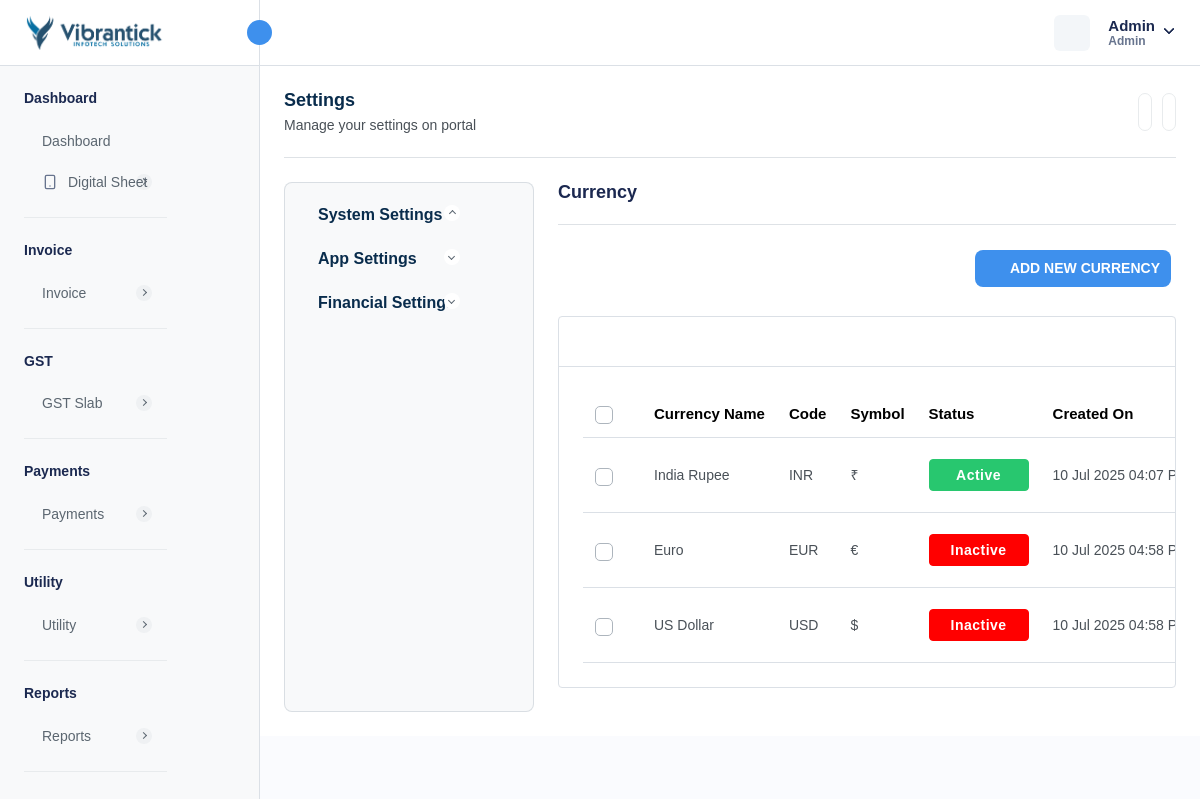
/currency-settings.php (signed in), run on the app's committed database.
### tables this page shows
CREATE TABLE `company_settings` (
  `company_id` int NOT NULL AUTO_INCREMENT,
  `company_name` varchar(255) DEFAULT NULL,
  `company_email` varchar(255) DEFAULT NULL,
  `company_phone` varchar(20) DEFAULT NULL,
  `company_website` varchar(255) DEFAULT NULL,
  `company_logo` varchar(255) DEFAULT NULL,
  `favicon` varchar(255) DEFAULT NULL,
  `address` text,
  `country` varchar(100) DEFAULT NULL,
  `state` varchar(100) DEFAULT NULL,
  `city` varchar(100) DEFAULT NULL,
  `postal_code` varchar(20) DEFAULT NULL,
  `created_at` timestamp NULL DEFAULT CURRENT_TIMESTAMP,
  `updated_at` timestamp NULL DEFAULT CURRENT_TIMESTAMP ON UPDATE CURRENT_TIMESTAMP,
  PRIMARY KEY (`company_id`)
);

CREATE TABLE `currency` (
  `currency_id` int NOT NULL AUTO_INCREMENT,
  `currency_name` varchar(255) DEFAULT NULL,
  `currency_code` varchar(45) DEFAULT NULL,
  `currency_symbol` varchar(45) DEFAULT NULL,
  `currency_rate` decimal(10,2) DEFAULT NULL,
  `created_at` timestamp NULL DEFAULT CURRENT_TIMESTAMP,
  `updated_at` timestamp NULL DEFAULT NULL,
  `is_active` int DEFAULT '1',
  PRIMARY KEY (`currency_id`)
);

CREATE TABLE `localization_settings` (
  `id` int NOT NULL AUTO_INCREMENT,
  `language` varchar(50) DEFAULT 'English',
  `timezone` varchar(100) DEFAULT 'UTC',
  `date_format` varchar(20) DEFAULT 'd M Y',
  `time_format` varchar(10) DEFAULT '12',
  `currency_id` int DEFAULT NULL,
  `created_at` datetime DEFAULT CURRENT_TIMESTAMP,
  `updated_at` datetime DEFAULT CURRENT_TIMESTAMP ON UPDATE CURRENT_TIMESTAMP,
  PRIMARY KEY (`id`)
);

### utility/formatDateTime.php (called while the page is built, shortened)
<?php
function formatDateTime($dateTimeValue, $localizationSettings)
{
    try {
        $timezone = $localizationSettings['timezone'] ?? 'UTC';
        $dateFormat = $localizationSettings['date_format'] ?? 'd M Y';
        $format = $dateFormat;
        $date = new DateTime($dateTimeValue, new DateTimeZone('UTC'));
        $date->setTimezone(new DateTimeZone($timezone));
        return $date->format($format);
    } catch (Exception $e) {
        return $dateTimeValue;
    }
}

### currency-settings.php (the view, shortened to what this page needs)
<?php
require "./database/config.php";
require './utility/formatDateTime.php';
try {
    $stmtFetch = $db->prepare("SELECT * FROM currency");
    $stmtFetch->execute();
    $currencies = $stmtFetch->get_result()->fetch_all(MYSQLI_ASSOC);
    $stmtFetchCompanySettings = $db->prepare("SELECT * FROM company_settings");
    $stmtFetchCompanySettings->execute();
    $companySettings = $stmtFetchCompanySettings->get_result()->fetch_array(MYSQLI_ASSOC);
    $stmtFetchLocalizationSettings = $db->prepare("SELECT * FROM localization_settings INNER JOIN currency ON localization_settings.currency_id = currency.currency_id;");
    $stmtFetchLocalizationSettings->execute();
    $localizationSettings = $stmtFetchLocalizationSettings->get_result()->fetch_array(MYSQLI_ASSOC);
} catch (Exception $e) {
    $_SESSION['error'] = $e->getMessage();
}
?>
<!DOCTYPE html>
<html lang="en">
<head>
    <link rel="stylesheet" href="assets/css/bootstrap.min.css">
    <link rel="stylesheet" href="assets/css/animate.css">
    <link rel="stylesheet" href="assets/plugins/select2/css/select2.min.css">
    <link rel="stylesheet" href="assets/plugins/summernote/summernote-bs4.min.css">
    <link rel="stylesheet" href="assets/css/bootstrap-datetimepicker.min.css">
    <link rel="stylesheet" href="assets/css/dataTables.bootstrap5.min.css">
    <link rel="stylesheet" href="assets/plugins/fontawesome/css/fontawesome.min.css">
    <link rel="stylesheet" href="assets/plugins/fontawesome/css/all.min.css">
    <link rel="stylesheet" href="assets/css/style.css">
    <link rel="stylesheet" href="https://cdn.jsdelivr.net/npm/notyf@3/notyf.min.css" />
</head>
<body>
    <div class="main-wrapper">
        <div class="header">
            <?php require_once("header.php"); ?>
        </div>
        <div class="sidebar" id="sidebar">
            <?php require_once("sidebar.php"); ?>
        </div>
        <div class="page-wrapper">
            <div class="content settings-content">
                <div class="page-header settings-pg-header">
                    <div class="add-item d-flex">
                        <div class="page-title">
                            <h4>Settings</h4>
                            <h6>Manage your settings on portal</h6>
                        </div>
                    </div>
                    <ul class="table-top-head">
                        <li>
                            <a data-bs-toggle="tooltip" data-bs-placement="top" title="Refresh"></a>
                        </li>
                        <li>
                            <a data-bs-toggle="tooltip" data-bs-placement="top" title="Collapse" id="collapse-header"></a>
                        </li>
                    </ul>
                </div>
                <div class="row">
                    <div class="col-xl-12">
                        <div class="settings-wrapper d-flex">
                            <div class="sidebars settings-sidebar theiaStickySidebar" id="sidebar2">
                                <div class="sidebar-inner slimscroll">
                                    <div id="sidebar-menu5" class="sidebar-menu">
                                        <ul>
                                            <li class="submenu-open">
                                                <?php
                                                require("./settings-siderbar.php");
                                                ?>
                                            </li>
                                        </ul>
                                    </div>
                                </div>
                            </div>
                            <div class="settings-page-wrap w-50">
                                <div class="setting-title">
                                    <h4>Currency</h4>
                                </div>
                                <div class="page-header bank-settings justify-content-end">
                                    <div class="page-btn">
                                        <a href="#" class="btn btn-added" data-bs-toggle="modal"
                                            data-bs-target="#add-currency"><i data-feather="plus-circle"
                                                class="me-2"></i>Add New Currency</a>
                                    </div>
                                </div>
                                <div class="row">
                                    <div class="col-lg-12">
                                        <div class="card table-list-card">
                                            <div class="card-body">
                                                <div class="table-top">
                                                    <div class="search-set">
                                                        <div class="search-input">
                                                            <a href="" class="btn btn-searchset"></a>
                                                        </div>
                                                    </div>
                                                </div>
                                                <div class="table-responsive">
                                                    <table class="table datanew">
                                                        <thead>
                                                            <tr>
                                                                <th class="no-sort">
                                                                    <label class="checkboxs">
                                                                        <span class="checkmarks"></span>
                                                                    </label>
                                                                </th>
                                                                <th>Currency Name</th>
                                                                <th>Code </th>
                                                                <th>Symbol</th>
                                                                <th>Status</th>
                                                                <th>Created On</th>
                                                            </tr>
                                                        </thead>
                                                        <tbody>
                                                            <?php foreach ($currencies as $currency) { ?>
                                                                <tr>
                                                                    <td>
                                                                        <label class="checkboxs">
                                                                            <span class="checkmarks"></span>
                                                                        </label>
                                                                    </td>
                                                                    <td>
                                                                        <?= $currency['currency_name'] ?>
                                                                    </td>
                                                                    <td>
                                                                        <?= $currency['currency_code'] ?>
                                                                    </td>
                                                                    <td>
                                                                        <?= $currency['currency_symbol'] ?>
                                                                    </td>
                                                                    <td>
                                                                        <?php if ($currency['is_active'] == 1) { ?>
                                                                            <span
                                                                                class="badge badge-lg bg-success">Active</span>
                                                                        <?php } else { ?>
                                                                            <span
                                                                                class="badge badge-lg bg-danger">Inactive</span>
                                                                        <?php } ?>
                                                                    </td>
                                                                    <td><?php echo formatDateTime($currency['created_at'], $localizationSettings); ?>
                                                                    </td>
                                                                </tr>
                                                            <?php } ?>
                                                        </tbody>
                                                    </table>
                                                </div>
                                            </div>
                                        </div>
                                    </div>
                                </div>
                            </div>
                        </div>
                    </div>
                </div>
            </div>
        </div>
    </div>
</body>
</html>

### header.php (shortened to what this page needs)
<div class="header">
    <div class="header-left active">
        <a href="<?= getenv("BASE_URL") . "dashboard" ?>" class="logo logo-normal">
            <img src="<?= isset($companySettings['company_logo']) ? $companySettings['company_logo'] : "assets/img/logo/vis-logo.png" ?>"
                alt="" />
        </a>
        <a id="toggle_btn" href="javascript:void(0);">
            <i data-feather="chevrons-left" class="feather-16"></i>
        </a>
    </div>
    <ul class="nav user-menu">
        <li class="nav-item nav-item-box">
            <a href="javascript:void(0);" id="btnFullscreen">
            </a>
        </li>
        <li class="nav-item dropdown has-arrow main-drop">
            <a href="javascript:void(0);" class="dropdown-toggle nav-link userset" data-bs-toggle="dropdown">
                <span class="user-info">
                    <span class="user-detail">
                        <span
                            class="user-name"><?php echo isset($_SESSION['admin_name']) ? $_SESSION['admin_name'] : "Vibrantick" ?></span>
                        <span
                            class="user-role"><?php echo isset($_SESSION['admin_role']) ? $_SESSION['admin_role'] : "Admin" ?></span>
                    </span>
                </span>
            </a>
        </li>
    </ul>
</div>

### data on the page
company_settings: company_logo (picture)
currency: currency_name "India Rupee", currency_code "INR", currency_symbol "₹", is_active "Active", created_at.date_format "10 Jul 2025 04:07…"
currency: currency_name "Euro", currency_code "EUR", currency_symbol "€", is_active "Inactive", created_at.date_format "10 Jul 2025 04:58…"
currency: currency_name "US Dollar", currency_code "USD", currency_symbol "$", is_active "Inactive", created_at.date_format "10 Jul 2025 04:58…"

### other printed values
$_SESSION['admin_name'] "Admin"
$_SESSION['admin_role'] "Admin"
